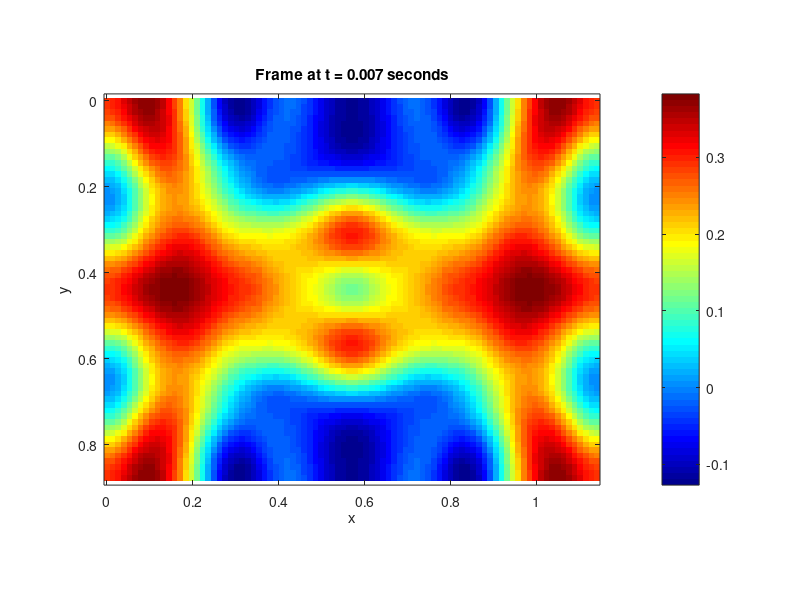

Recreate this plot in MATLAB. (Note: a time limit stopped this script after it produced the figure.)
% Parameters
Fs = 44100; % sample rate
T = 2; % seconds
T60 = 8; % seconds

NT = round(T * Fs); % time steps
k = 1/Fs; % time step
lambda = 1/sqrt(2); % courant number
gamma = 400;
sigma0 = 6*log(10)/T60;

h = gamma*k/lambda; % grid spacing
epsilon = 1.3; % aspect ratio
Nx = floor(sqrt(epsilon)/h);
Ny = floor(1/(sqrt(epsilon)*h));
h = sqrt(epsilon)/Nx; lambda = gamma*k/h;

Lx = sqrt(epsilon); Ly = 1/sqrt(epsilon);

N = floor(Nx/3);           % Number of modes in x
M = floor(Ny/3);           % Number of modes in y

% Spatial grid
x = linspace(0, Lx, Nx);
y = linspace(0, Ly, Ny);
[xx, yy] = meshgrid(x, y);

% Initial displacement f(x, y) as raised cosine bump
x0 = Lx/2;
y0 = Ly/2;
R = 0.2;
f = @(x, y) ((x - x0).^2 + (y - y0).^2 <= R^2) .* ...
           0.5 .* (1 + cos(pi * sqrt((x - x0).^2 + (y - y0).^2) / R));

F = f(xx, yy);  % Evaluate on grid

% Compute modal coefficients A_{n,m}
A = zeros(N+1, M+1);
for n = 0:N
    for m = 0:M
        cos_n = cos(n*pi*x'/Lx);    % Nx×1
        cos_m = cos(m*pi*y/Ly);     % 1×Ny
        basis = cos_n * cos_m;      % Nx×Ny
        integrand = F .* basis';    % transpose to match
        A(n+1,m+1) = 4/(Lx*Ly) * trapz(y, trapz(x, integrand, 2));
    end
end

% Time loop setup
t_max = T;
dt = k;
frames = floor(t_max / dt);

% Create figure
figure;
colormap(jet);
h_img = imagesc(x, y, zeros(Ny, Nx));
axis equal tight;
colorbar;
xlabel('x'); ylabel('y');
title('2D Damped Wave Equation Solution');

% Precompute modal frequencies with damping
omega_damped = zeros(N+1, M+1);
for n = 0:N
    for m = 0:M
        k2 = (n*pi/Lx)^2 + (m*pi/Ly)^2;
        omega2 = gamma^2 * k2 - sigma0^2;
        if omega2 > 0
            omega_damped(n+1, m+1) = sqrt(omega2);
        else
            omega_damped(n+1, m+1) = 0;  % overdamped
        end
    end
end

% Choose a specific time index
targetIdx = 300;  % for example, time t = 1.2 seconds
t = (targetIdx - 1) * k;
U_xt = zeros(Ny, Nx);
for n = 0:N
    for m = 0:M
        w_nm = omega_damped(n+1, m+1);
        decay = exp(-sigma0 * t);
        osc = cos(w_nm * t);
        mode_shape = cos(n*pi*xx/Lx) .* cos(m*pi*yy/Ly);
        U_xt = U_xt + A(n+1, m+1) * decay * osc * mode_shape;
    end
end

% Plot and save the frame
figure;
colormap(jet);
imagesc(x, y, U_xt);
axis equal tight;
colorbar;
xlabel('x'); ylabel('y');
title(sprintf('Frame at t = %.3f seconds', t));

% Save to file
filename = sprintf('modal_wave_frame_t%.3fs.png', t);
exportgraphics(gca, filename);  % or use saveas(gcf, filename)
disp(['Saved frame to ', filename]);

% Animation loop
for idx = 1:frames
    t = (idx-1)*dt;
    U_xt = zeros(Ny, Nx);
    for n = 0:N
        for m = 0:M
            w_nm = omega_damped(n+1, m+1);
            decay = exp(-sigma0 * t);
            osc = cos(w_nm * t);
            mode_shape = cos(n*pi*xx/Lx) .* cos(m*pi*yy/Ly);
            U_xt = U_xt + A(n+1, m+1) * decay * osc * mode_shape;
        end
    end
    set(h_img, 'CData', U_xt);
    title(sprintf('2D Damped Wave Equation at time step: %.3f', idx));
    drawnow;
end
